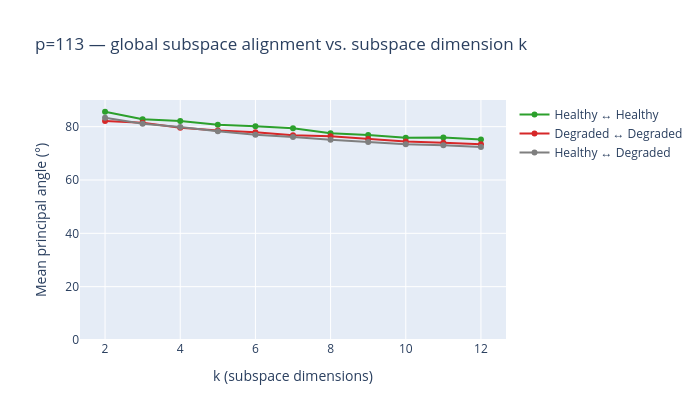

The notebook cell this image was saved under:
### Markdown cell above
## Sensitivity to k

Mean principal angle across k=2..12.  Checks whether the alignment signal is
stable across subspace dimensionality choices or only visible at a specific k.

### Code cell
k_range = list(range(2, 13))
hh_by_k, dd_by_k, hd_by_k = [], [], []

for k in k_range:
    bases_k = [extract_win_subspace(r["variant"], k) for r in records]
    mat_k = pairwise_principal_angles(bases_k)
    hh_by_k.append(_group_mean(healthy_idx,  healthy_idx,  mat_k))
    dd_by_k.append(_group_mean(degraded_idx, degraded_idx, mat_k))
    hd_by_k.append(_group_mean(healthy_idx,  degraded_idx, mat_k))

fig = go.Figure()
for vals, name, color in [
    (hh_by_k, "Healthy ↔ Healthy",   _HEALTH_COLORS["healthy"]),
    (dd_by_k, "Degraded ↔ Degraded", _HEALTH_COLORS["degraded"]),
    (hd_by_k, "Healthy ↔ Degraded",  "#7f7f7f"),
]:
    fig.add_trace(go.Scatter(
        x=k_range, y=vals, mode="lines+markers",
        name=name, line=dict(color=color),
    ))
fig.update_layout(
    title=f"p={PRIME} — global subspace alignment vs. subspace dimension k",
    xaxis_title="k (subspace dimensions)",
    yaxis_title="Mean principal angle (°)",
    yaxis_range=[0, 90],
    width=700, height=420,
)
fig.show()

### Figure 1 — Plotly figure (JSON) as saved in the notebook; plotly's stock layout.template omitted (floating-point values rounded to 4 significant figures)
{"data": [{"line": {"color": "#2ca02c"}, "mode": "lines+markers", "name": "Healthy ↔ Healthy", "type": "scatter", "x": [2, 3, 4, 5, 6, 7, 8, 9, 10, 11, 12], "y": [85.6, 82.76, 82.14, 80.75, 80.15, 79.42, 77.56, 76.92, 75.86, 75.9, 75.18]}, {"line": {"color": "#d62728"}, "mode": "lines+markers", "name": "Degraded ↔ Degraded", "type": "scatter", "x": [2, 3, 4, 5, 6, 7, 8, 9, 10, 11, 12], "y": [82.12, 81.46, 79.58, 78.59, 77.94, 76.8, 76.36, 75.37, 74.4, 74.01, 73.42]}, {"line": {"color": "#7f7f7f"}, "mode": "lines+markers", "name": "Healthy ↔ Degraded", "type": "scatter", "x": [2, 3, 4, 5, 6, 7, 8, 9, 10, 11, 12], "y": [83.38, 81.14, 79.88, 78.25, 76.92, 76.15, 75.05, 74.24, 73.41, 73.01, 72.34]}], "layout": {"height": 420, "title": {"text": "p=113 — global subspace alignment vs. subspace dimension k"}, "width": 700, "xaxis": {"title": {"text": "k (subspace dimensions)"}}, "yaxis": {"range": [0, 90], "title": {"text": "Mean principal angle (°)"}}}}
